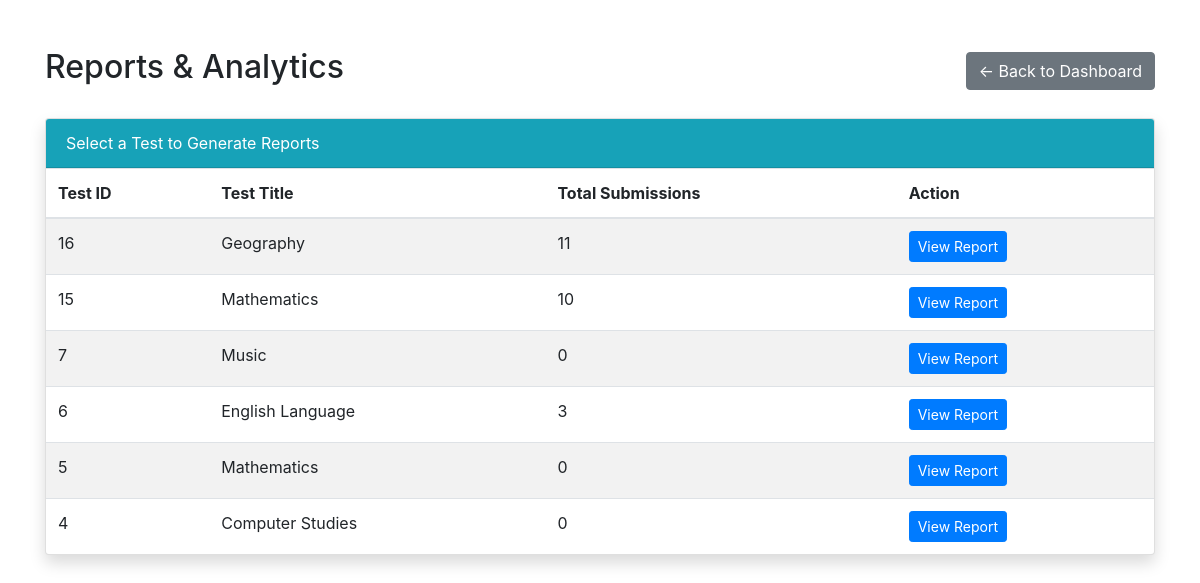
The app's page /cbt1/view_reports.php (signed in) with its own data.
### tables this page shows
CREATE TABLE `tests` (
  `test_id` int(11) NOT NULL,
  `created_by` int(11) DEFAULT NULL,
  `title` varchar(255) NOT NULL,
  `class_year` varchar(10) DEFAULT NULL COMMENT 'The target class year (e.g., SSS1), or NULL for all classes.',
  `duration_minutes` int(5) NOT NULL,
  `creation_date` timestamp NOT NULL DEFAULT current_timestamp(),
  `is_active` tinyint(1) DEFAULT 1,
  `total_questions` int(11) NOT NULL DEFAULT 0,
  `max_attempts` int(11) NOT NULL DEFAULT 1 COMMENT 'Maximum number of times a student can take the test',
  `last_modified` datetime DEFAULT current_timestamp() ON UPDATE current_timestamp()
);

### cbt1/config.php (called while the page is built, shortened)
<?php
function is_logged_in() {
    return isset($_SESSION["loggedin"]) && $_SESSION["loggedin"] === true && isset($_SESSION["user_id"]);
}
function is_admin() {
    return is_logged_in() && isset($_SESSION["user_type"]) && $_SESSION["user_type"] === 'admin';
}

### cbt1/view_reports.php (the view, shortened to what this page needs)
<?php
require_once 'config.php';
$user_id = $_SESSION['user_id'];
$is_admin = is_admin();
$tests = [];
try {
    $sql = "
        SELECT t.test_id, t.title, COUNT(r.result_id) AS total_submissions
        FROM tests t
        LEFT JOIN results r ON t.test_id = r.test_id
        WHERE t.created_by = :user_id
        GROUP BY t.test_id, t.title
        ORDER BY t.test_id DESC
    ";
    if ($is_admin) {
        $sql = str_replace("WHERE t.created_by = :user_id", "", $sql);
        $stmt = $pdo->prepare($sql);
    } else {
        $stmt = $pdo->prepare($sql);
        $stmt->bindParam(':user_id', $user_id, PDO::PARAM_INT);
    }
    $stmt->execute();
    $tests = $stmt->fetchAll(PDO::FETCH_ASSOC);
} catch (PDOException $e) {
    $error_message = "Database Error: Could not load test list for reports.";
    error_log("View Reports DB Error: " . $e->getMessage());
}
?>
<!DOCTYPE html>
<html lang="en">
<head>
    <link rel="stylesheet" href="https://stackpath.bootstrapcdn.com/bootstrap/4.5.2/css/bootstrap.min.css">
</head>
<body>
<div class="container mt-5">
    <div class="d-flex justify-content-between align-items-center mb-4">
        <h2>Reports & Analytics</h2>
        <a href="<?php echo $is_admin ? 'admin_dashboard.php' : 'teacher_dashboard.php'; ?>" class="btn btn-secondary">← Back to Dashboard</a>
    </div>
    <div class="card shadow">
        <div class="card-header bg-info text-white">
            Select a Test to Generate Reports
        </div>
        <table class="table table-striped mb-0">
            <thead>
                <tr>
                    <th>Test ID</th>
                    <th>Test Title</th>
                    <th>Total Submissions</th>
                    <th>Action</th>
                </tr>
            </thead>
            <tbody>
                <?php if (empty($tests)): ?>
                <tr><td colspan="4" class="text-center text-muted">No tests found to generate reports.</td></tr>
                <?php else: ?>
                    <?php foreach ($tests as $test): ?>
                    <tr>
                        <td><?php echo $test['test_id']; ?></td>
                        <td><?php echo htmlspecialchars($test['title']); ?></td>
                        <td><?php echo $test['total_submissions']; ?></td>
                        <td>
                            <a href="test_report_detail.php?test_id=<?php echo $test['test_id']; ?>" class="btn btn-sm btn-primary">View Report</a>
                        </td>
                    </tr>
                    <?php endforeach; ?>
                <?php endif; ?>
            </tbody>
        </table>
    </div>
</div>
</body>
</html>

### records on screen
tests: test_id "16", title "Geography", total_submissions "11"
tests: test_id "15", title "Mathematics", total_submissions "10"
tests: test_id "7", title "Music", total_submissions "0"
tests: test_id "6", title "English Language", total_submissions "3"
tests: test_id "5", title "Mathematics", total_submissions "0"
tests: test_id "4", title "Computer Studies", total_submissions "0"
